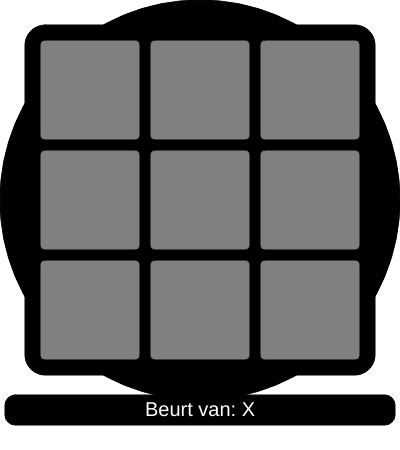
Frame 1 (no input)
Frame 60 (no input): identical to frame 1, image omitted
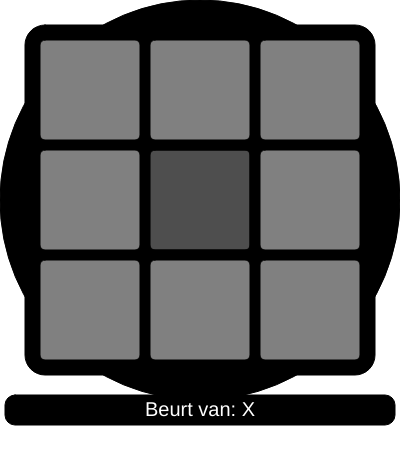
Frame 120 (the mouse pressed at the canvas centre since frame 60)

The p5.js sketch that drew these frames (run headless with seeded random() and noise() and a simulated clock; from frame 60 on, the mouse is pressed at the canvas centre):

// p5.js sketch
// ── sketch.js
let beurt = "X";
let spelKlaar = false;
let counter = 0;
let hokje1 = "";
let hokje2 = "";
let hokje3 = "";
let hokje4 = "";
let hokje5 = "";
let hokje6 = "";
let hokje7 = "";
let hokje8 = "";
let hokje9 = "";

function setup() {
  createCanvas(400, 450);
  textAlign(CENTER, CENTER);
}

function draw() {
  background('255,255,255');

  // Bord
  fill("black");
  rect(25, 25, 350, 350, 20);
 circle(200,200,400)
  fill("gray");
  rect(40, 40, 100, 100, 5);
  rect(150, 40, 100, 100, 5);
  rect(260, 40, 100, 100, 5);

  rect(40, 150, 100, 100, 5);
  rect(150, 150, 100, 100, 5);
  rect(260, 150, 100, 100, 5);

  rect(40, 260, 100, 100, 5);
  rect(150, 260, 100, 100, 5);
  rect(260, 260, 100, 100, 5);
fill('black')
  rect(5,395,390,30,10)
  if (mouseX > 40 && mouseX < 140 && mouseY > 40 && mouseY < 140) {
    fill(0, 0, 0, 100);
    rect(40, 40, 100, 100);
  }
    if (mouseX > 40 && mouseX < 140 && mouseY > 150 && mouseY < 250) {
    fill(0, 0, 0, 100);
    rect(40, 150, 100, 100);
  }
   if (mouseX > 40 && mouseX < 140 && mouseY > 260 && mouseY < 360) {
    fill(0, 0, 0, 100);
    rect(40, 260, 100, 100);
  }

   if (mouseX > 150 && mouseX < 250 && mouseY > 40 && mouseY < 140) {
    fill(0, 0, 0, 100);
    rect(150, 40, 100, 100);
  }
    if (mouseX > 150 && mouseX < 250 && mouseY > 150 && mouseY < 250) {
    fill(0, 0, 0, 100);
    rect(150, 150, 100, 100);
  }
   if (mouseX > 150 && mouseX < 260 && mouseY > 260 && mouseY < 360) {
    fill(0, 0, 0, 100);
    rect(150, 260, 100, 100);
  }

  if (mouseX > 260 && mouseX < 360 && mouseY > 40 && mouseY < 140) {
    fill(0, 0, 0, 100);
    rect(260, 40, 100, 100);
  }
    if (mouseX > 260 && mouseX < 360 && mouseY > 150 && mouseY < 250) {
    fill(0, 0, 0, 100);
    rect(260, 150, 100, 100);
  }
   if (mouseX > 260 && mouseX < 360 && mouseY > 260 && mouseY < 360) {
    fill(0, 0, 0, 100);
    rect(260, 260, 100, 100);
  }
  // Vakjes tekenen
  tekenVak(hokje1, 90, 90);
  tekenVak(hokje2, 200, 90);
  tekenVak(hokje3, 310, 90);

  tekenVak(hokje4, 90, 200);
  tekenVak(hokje5, 200, 200);
  tekenVak(hokje6, 310, 200);

  tekenVak(hokje7, 90, 310);
  tekenVak(hokje8, 200, 310);
  tekenVak(hokje9, 310, 310);

  // Tekst onder het bord
  fill("black");
  textSize(20);

  if (spelKlaar) {
    fill('white')
    text("Spel afgelopen! Klik om opnieuw te spelen.", 200, 410);
  } else {
    fill('white')
    text("Beurt van: " + beurt, 200, 410);
  }


  

}





  function tekenVak(vakje, x, y) {
  if (vakje == "X") {
    fill("red");
    textSize(70);
    text("X", x, y);
  }

  if (vakje == "O") {
    fill("blue");
    textSize(70);
    text("O", x, y);
  }
}

function mouseClicked() {

  // Als het spel klaar is: opnieuw beginnen
  if (spelKlaar) {
    opnieuw();
    return;
  }

  // Vakje 1
  if (mouseX > 40 && mouseX < 140 && mouseY > 40 && mouseY < 140) {
    if (hokje1 == "") {
      hokje1 = beurt;
      wisselBeurt();
    }
  }

  // Vakje 2
  if (mouseX > 150 && mouseX < 250 && mouseY > 40 && mouseY < 140) {
    if (hokje2 == "") {
      hokje2 = beurt;
      wisselBeurt();
    }
  }

  // Vakje 3
  if (mouseX > 260 && mouseX < 360 && mouseY > 40 && mouseY < 140) {
    if (hokje3 == "") {
      hokje3 = beurt;
      wisselBeurt();
    }
  }

  // Vakje 4
  if (mouseX > 40 && mouseX < 140 && mouseY > 150 && mouseY < 250) {
    if (hokje4 == "") {
      hokje4 = beurt;
      wisselBeurt();
    }
  }

  // Vakje 5
  if (mouseX > 150 && mouseX < 250 && mouseY > 150 && mouseY < 250) {
    if (hokje5 == "") {
      hokje5 = beurt;
      wisselBeurt();
    }
  }

  // Vakje 6
  if (mouseX > 260 && mouseX < 360 && mouseY > 150 && mouseY < 250) {
    if (hokje6 == "") {
      hokje6 = beurt;
      wisselBeurt();
    }
  }

  // Vakje 7
  if (mouseX > 40 && mouseX < 140 && mouseY > 260 && mouseY < 360) {
    if (hokje7 == "") {
      hokje7 = beurt;
      wisselBeurt();
    }
  }

  // Vakje 8
  if (mouseX > 150 && mouseX < 250 && mouseY > 260 && mouseY < 360) {
    if (hokje8 == "") {
      hokje8 = beurt;
      wisselBeurt();
    }
  }

  // Vakje 9
  if (mouseX > 260 && mouseX < 360 && mouseY > 260 && mouseY < 360) {
    if (hokje9 == "") {
      hokje9 = beurt;
      wisselBeurt();
    }
  }
 
 

}


function wisselBeurt() {
  // Eerst controleren op winnaar
  if (winnaar(beurt)) {
    spelKlaar = true;
    return;
  }

  // Controleren op gelijkspel
  if (
    hokje1 != "" && hokje2 != "" && hokje3 != "" &&
    hokje4 != "" && hokje5 != "" && hokje6 != "" &&
    hokje7 != "" && hokje8 != "" && hokje9 != ""
  ) {
    spelKlaar = true;
    return;
  }

  // Wisselen tussen X en O
  if (beurt == "X") {
    beurt = "O";
  } else {
    beurt = "X";
  }
}

function winnaar(speler) {

  // Horizontaal
  if (
    hokje1 == speler && hokje2 == speler && hokje3 == speler ||
    hokje4 == speler && hokje5 == speler && hokje6 == speler ||
    hokje7 == speler && hokje8 == speler && hokje9 == speler
  ) {
    return true;
  }

  // Verticaal
  if (
    hokje1 == speler && hokje4 == speler && hokje7 == speler ||
    hokje2 == speler && hokje5 == speler && hokje8 == speler ||
    hokje3 == speler && hokje6 == speler && hokje9 == speler
  ) {
    return true;
  }

  // Diagonaal
  if (
    hokje1 == speler && hokje5 == speler && hokje9 == speler ||
    hokje3 == speler && hokje5 == speler && hokje7 == speler
  ) {
    return true;
  }

  return false;
}

function opnieuw() {
  hokje1 = "";
  hokje2 = "";
  hokje3 = "";
  hokje4 = "";
  hokje5 = "";
  hokje6 = "";
  hokje7 = "";
  hokje8 = "";
  hokje9 = "";

  beurt = "X";
  spelKlaar = false;
}
